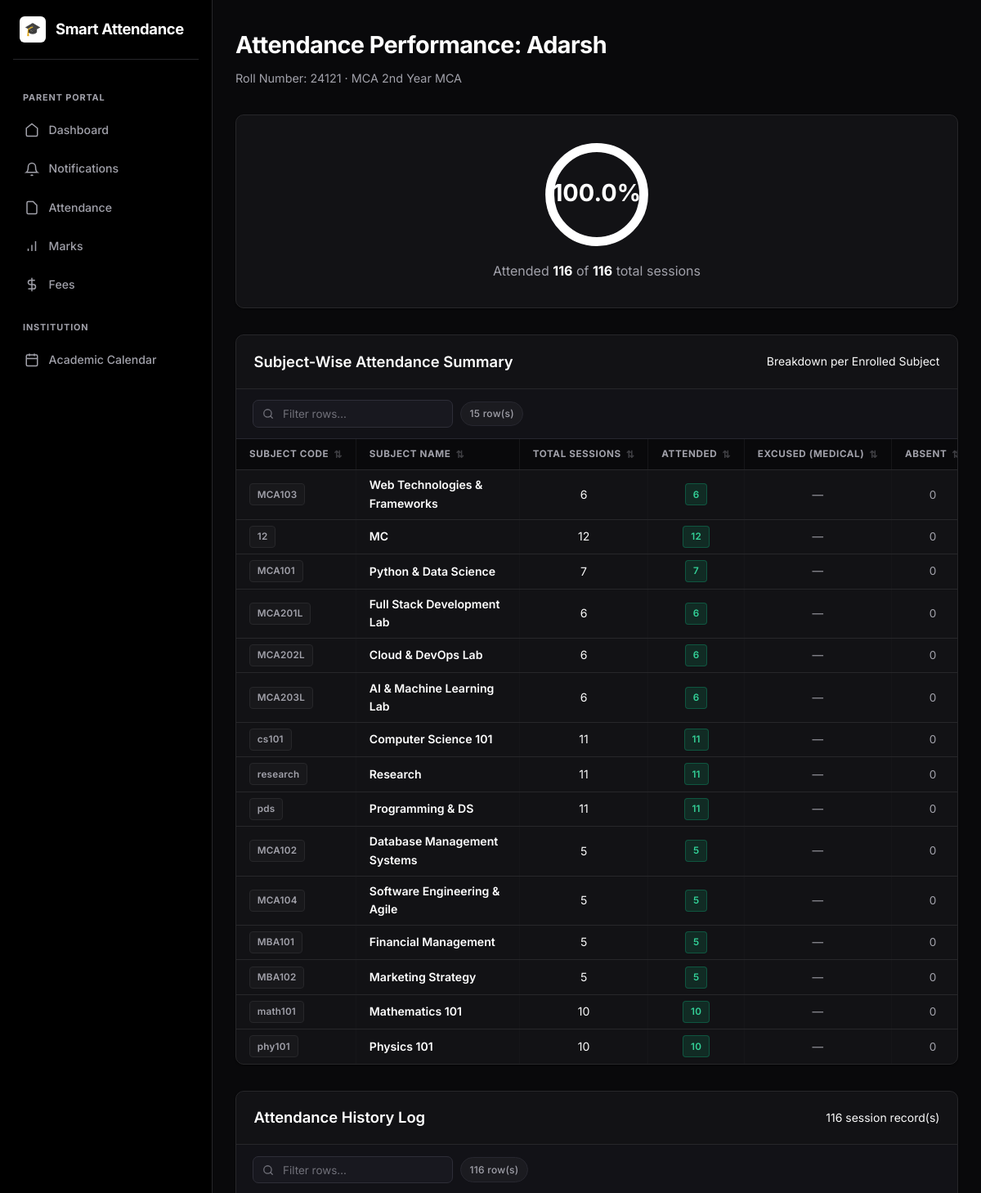
The app's page /reports/student/9 (signed in, upper part) with its own data.
### models.py (models this page shows, shortened)
class Student(db.Model):
    __tablename__ = "students"
    id = db.Column(db.Integer, primary_key=True)
    roll_number = db.Column(db.String(40), unique=True, nullable=False, index=True)
    name = db.Column(db.String(120), nullable=False)
    department = db.Column(db.String(80), default="")
    class_name = db.Column(db.String(80), default="")
    created_at = db.Column(db.DateTime, default=datetime.utcnow)
    face_samples = db.relationship(
        "FaceSample", backref="student", cascade="all, delete-orphan"
    )
    attendance_records = db.relationship(
        "Attendance", backref="student", cascade="all, delete-orphan"
    )

class Subject(db.Model):
    __tablename__ = "subjects"
    id = db.Column(db.Integer, primary_key=True)
    code = db.Column(db.String(40), unique=True, nullable=False)
    name = db.Column(db.String(120), nullable=False)
    department = db.Column(db.String(80), default="MCA")
    year = db.Column(db.Integer, default=1, nullable=False) # 1 for 1st Year, 2 for 2nd Year
    faculty_id = db.Column(db.Integer, db.ForeignKey("users.id"), nullable=True)
    faculty = db.relationship("User", foreign_keys=[faculty_id])
    sessions = db.relationship(
        "AttendanceSession", backref="subject", cascade="all, delete-orphan"
    )

### blueprints/reports.py (the view)
@reports_bp.route("/student/<int:student_id>")
@login_required
def student_detail(student_id):
    student = Student.query.get_or_404(student_id)
    if current_user.role == ROLE_STUDENT and current_user.student_id != student.id:
        abort(403)
    records = (Attendance.query
               .filter_by(student_id=student.id)
               .join(AttendanceSession)
               .order_by(AttendanceSession.session_date.desc())
               .all())
    total_sessions = len(records)
    present = sum(1 for r in records if r.status in ["present", "excused"])
    pct = round(100.0 * present / total_sessions, 1) if total_sessions else 0.0
    subjects_map = {}
    for r in records:
        subj = r.session.subject
        if subj.id not in subjects_map:
            subjects_map[subj.id] = {
                'subject': subj,
                'total': 0,
                'present': 0,
                'absent': 0,
                'excused': 0
            }
        subjects_map[subj.id]['total'] += 1
        if r.status == 'present':
            subjects_map[subj.id]['present'] += 1
        elif r.status == 'excused':
            subjects_map[subj.id]['excused'] += 1
            subjects_map[subj.id]['present'] += 1 # excused counts toward presence
        else:
            subjects_map[subj.id]['absent'] += 1
    for s_id, s_data in subjects_map.items():
        s_data['percentage'] = round((s_data['present'] / s_data['total']) * 100, 1) if s_data['total'] > 0 else 0.0
    return render_template("reports/student.html", student=student,
                           records=records, present=present,
                           total_sessions=total_sessions, percentage=pct,
                           subject_attendance=list(subjects_map.values()))

### templates/reports/student.html (shortened to what this page needs)
{% extends "base.html" %}
{% block content %}
<div style="display:flex; justify-content:space-between; align-items:center; margin-bottom: 2rem; flex-wrap:wrap; gap:1rem;">
  <div>
    <h1>Attendance Performance: {{ student.name }}</h1>
    <p class="subtitle" style="margin-bottom:0;">Roll Number: {{ student.roll_number }} · {{ student.department or '—' }} {{ student.class_name or '—' }}</p>
  </div>
</div>
<div class="card" style="text-align:center; padding: 2rem 1.5rem; margin-bottom: 2rem;">
  <div style="position:relative; width:130px; height:130px; margin: 0 auto 1rem;">
    <svg viewBox="0 0 36 36" class="circular-chart" style="width:100%; height:100%;">
      <path class="circle-bg"
        d="M18 2.0845
          a 15.9155 15.9155 0 0 1 0 31.831
          a 15.9155 15.9155 0 0 1 0 -31.831"
      />
      <path class="circle"
        stroke="#ffffff"
        stroke-dasharray="{{ percentage }}, 100"
        d="M18 2.0845
          a 15.9155 15.9155 0 0 1 0 31.831
          a 15.9155 15.9155 0 0 1 0 -31.831"
      />
      <text x="18" y="20.35" class="percentage">{{ percentage }}%</text>
    </svg>
  </div>
  <p class="muted" style="font-size: 1rem; margin:0;">Attended <strong style="color:#fff;">{{ present }}</strong> of <strong style="color:#fff;">{{ total_sessions }}</strong> total sessions</p>
</div>
<div class="card card-table" style="margin-bottom: 2rem;">
  <div class="card-table-header">
    <h2>Subject-Wise Attendance Summary</h2>
    <span class="text-muted" style="font-size:0.875rem;">Breakdown per Enrolled Subject</span>
  </div>
  <div class="table-responsive">
    {% if subject_attendance %}
    <table>
      <thead>
        <tr>
          <th style="min-width:140px;">Subject Code</th>
          <th style="min-width:200px;">Subject Name</th>
          <th style="text-align:center;">Total Sessions</th>
          <th style="text-align:center;">Attended</th>
          <th style="text-align:center;">Excused (Medical)</th>
          <th style="text-align:center;">Absent</th>
        </tr>
      </thead>
      <tbody>
        {% for s in subject_attendance %}
        <tr>
          <td><span class="badge badge-muted">{{ s.subject.code }}</span></td>
          <td style="font-weight:600; color:#fff;">{{ s.subject.name }}</td>
          <td style="text-align:center;">{{ s.total }}</td>
          <td style="text-align:center;"><span class="badge badge-yes">{{ s.present }}</span></td>
          <td style="text-align:center;">
            {% if s.excused > 0 %}
              <span class="badge" style="background:rgba(99,102,241,0.15); color:#a5b4fc;">{{ s.excused }}</span>
            {% else %}
              <span class="muted">—</span>
            {% endif %}
          </td>
          <td style="text-align:center;">
            {% if s.absent > 0 %}
              <span class="badge badge-no">{{ s.absent }}</span>
            {% else %}
              <span class="muted">0</span>
            {% endif %}
          </td>
        </tr>
        {% endfor %}
      </tbody>
    </table>
    {% else %}
    <p class="muted" style="padding:2.5rem 1.5rem; text-align:center;">No subject attendance records found.</p>
    {% endif %}
  </div>
</div>
<div class="card card-table">
  <div class="card-table-header">
    <h2>Attendance History Log</h2>
    <span class="text-muted" style="font-size:0.875rem;">{{ records|length }} session record(s)</span>
  </div>
</div>
{% endblock %}

### static/style.css (style rules this page uses)
:root { --bg-dark: #09090b; --bg-darker: #000000; --bg-card: #121215; --card-border: #27272a; --primary: #ffffff; --primary-hover: #e4e4e7; --primary-text: #000000; --secondary: #18181b; --secondary-hover: #27272a; --text-main: #fafafa; --text-muted: #a1a1aa; --border-light: #27272a; --border-focus: #fafafa; --success: #10b981; --success-bg: rgba(16, 185, 129, 0.1); --danger: #ef4444; --danger-bg: rgba(239, 68, 68, 0.1); --warning: #f59e0b; --warning-bg: rgba(245, 158, 11, 0.1); --info: #a1a1aa; --info-bg: rgba(161, 161, 170, 0.1); --sidebar-width: 260px; --shadow-sm: 0 1px 2px 0 rgba(0, 0, 0, 0.5); --shadow-md: 0 4px 12px rgba(0, 0, 0, 0.5); --shadow-lg: 0 8px 24px rgba(0, 0, 0, 0.7); --radius-sm: 6px; --radius: 10px; --radius-lg: 14px; --transition: all 0.2s ease; }
* { box-sizing: border-box; }
body { margin: 0; font-family: 'Inter', -apple-system, BlinkMacSystemFont, "Segoe UI", Roboto, sans-serif; background-color: var(--bg-dark); color: var(--text-main); line-height: 1.6; -webkit-font-smoothing: antialiased; min-height: 100vh; overflow-x: hidden; }
html, * { scrollbar-width: thin; scrollbar-color: rgba(161, 161, 170, 0.3) transparent; }
h1 { font-size: 1.8rem; font-weight: 700; letter-spacing: -0.02em; margin: 0 0 0.4rem; color: #ffffff; }
h2 { font-size: 1.15rem; font-weight: 600; margin: 1.25rem 0 0.85rem; color: #ffffff; }
.subtitle { color: var(--text-muted); font-size: 0.9rem; margin: 0 0 1.75rem; }
.muted { color: var(--text-muted); font-size: 0.85rem; }
.card { background: var(--bg-card); border: 1px solid var(--card-border); border-radius: var(--radius); padding: 1.5rem; margin-bottom: 1.25rem; box-shadow: var(--shadow-sm); transition: var(--transition); }
.card h2:first-child { margin-top: 0; }
.badge { display: inline-flex; align-items: center; padding: 0.2rem 0.55rem; border-radius: 4px; font-size: 0.73rem; font-weight: 600; letter-spacing: 0.02em; }
.badge-yes { background: rgba(16,185,129,0.15); color: #34d399; border: 1px solid rgba(16,185,129,0.3); }
.badge-muted { background: #18181b; color: var(--text-muted); border: 1px solid var(--card-border); }
.card-table { padding: 0; overflow: hidden; }
.card-table-header { padding: 1.1rem 1.35rem; border-bottom: 1px solid var(--card-border); display: flex; align-items: center; justify-content: space-between; flex-wrap: wrap; gap: 0.85rem; }
.card-table-header h2 { margin: 0; }
.table-responsive { overflow-x: auto; }
table { width: 100%; border-collapse: collapse; }
th, td { padding: 0.45rem 1rem; text-align: left; border-bottom: 1px solid var(--card-border); border-right: 1px solid rgba(255,255,255,0.02); font-size: 0.88rem; }
th { color: var(--text-muted); font-size: 0.73rem; font-weight: 700; text-transform: uppercase; background: #09090b; letter-spacing: 0.05em; white-space: nowrap; position: sticky; top: 0; z-index: 10; padding: 0.55rem 1rem; }
tbody tr { transition: var(--transition); }
tbody tr:last-child td { border-bottom: none; }
.circular-chart { display: block; margin: 0 auto; max-width: 140px; max-height: 140px; }
.percentage { fill: #ffffff; font-family: 'Inter', sans-serif; font-size: 0.5em; text-anchor: middle; font-weight: 700; }
th.sortable-th { cursor: pointer; user-select: none; transition: background 0.15s ease, color 0.15s ease; }

### records on screen
Student: name "Adarsh", roll_number "24121", department "MCA", class_name "2nd Year MCA"
Subject: subject.code "MCA103", subject.name "Web Technologies & Frameworks"
Subject: subject.code "12", subject.name "MC"
Subject: subject.code "MCA101", subject.name "Python & Data Science"
Subject: subject.code "MCA201L", subject.name "Full Stack Development Lab"
Subject: subject.code "MCA202L", subject.name "Cloud & DevOps Lab"
Subject: subject.code "MCA203L", subject.name "AI & Machine Learning Lab"
Subject: subject.code "cs101", subject.name "Computer Science 101"
Subject: subject.code "research", subject.name "Research"
Subject: subject.code "pds", subject.name "Programming & DS"
Subject: subject.code "MCA102", subject.name "Database Management Systems"
Subject: subject.code "MCA104", subject.name "Software Engineering & Agile"
Subject: subject.code "MBA101", subject.name "Financial Management"
Subject: subject.code "MBA102", subject.name "Marketing Strategy"
Subject: subject.code "math101", subject.name "Mathematics 101"
Subject: subject.code "phy101", subject.name "Physics 101"

### other values on screen
{{ percentage }} "100.0"
{{ present }} "116"
{{ total_sessions }} "116"
{{ s.total }} "6" "12" "7" "6" "6" "6" "11" "11" "11" "5" "5" "5" "5" "10" "10"
{{ s.present }} "6" "12" "7" "6" "6" "6" "11" "11" "11" "5" "5" "5" "5" "10" "10"
{{ records|length }} "116"
